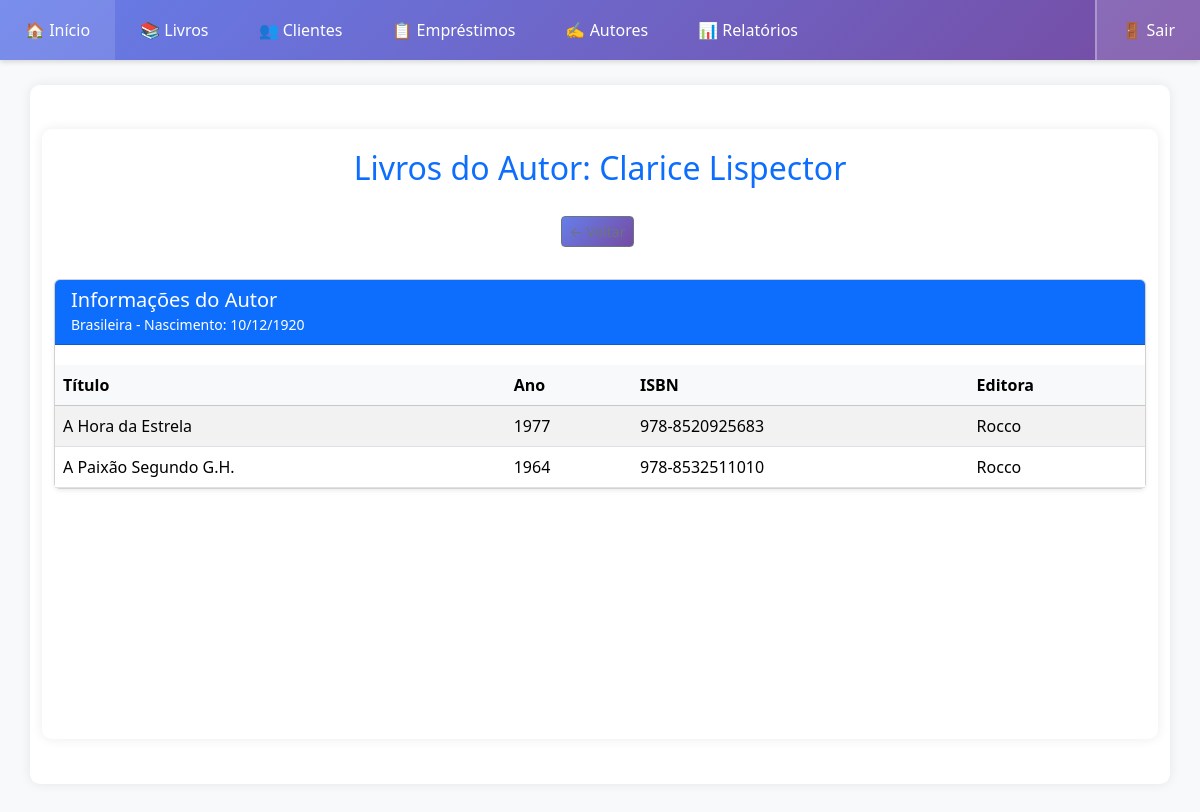
Screenshot of /autor_livros.php?id=2 with the database file from the repository.
### tables this page shows
CREATE TABLE autores (
    id INT AUTO_INCREMENT PRIMARY KEY,
    nome VARCHAR(150) NOT NULL,
    nacionalidade VARCHAR(50),
    data_nascimento DATE,
    biografia TEXT,
    created_at TIMESTAMP DEFAULT CURRENT_TIMESTAMP,
    updated_at TIMESTAMP DEFAULT CURRENT_TIMESTAMP ON UPDATE CURRENT_TIMESTAMP
);

CREATE TABLE livros (
    id INT AUTO_INCREMENT PRIMARY KEY,
    titulo VARCHAR(200) NOT NULL,
    autor_id INT NOT NULL,
    isbn VARCHAR(20) UNIQUE,
    ano_publicacao YEAR,
    editora VARCHAR(100),
    numero_paginas INT,
    quantidade_total INT DEFAULT 1,
    quantidade_disponivel INT DEFAULT 1,
    categoria VARCHAR(50),
    localizacao VARCHAR(50),  
    created_at TIMESTAMP DEFAULT CURRENT_TIMESTAMP,
    updated_at TIMESTAMP DEFAULT CURRENT_TIMESTAMP ON UPDATE CURRENT_TIMESTAMP,
    
     
    FOREIGN KEY (autor_id) REFERENCES autores(id) ON DELETE RESTRICT,
    
     
    INDEX idx_titulo (titulo),
    INDEX idx_autor (autor_id),
    INDEX idx_isbn (isbn)
);

### autor_livros.php (the view, shortened to what this page needs)
<?php
require_once 'includes/header.php';
try {
    $conn = Database::getInstance()->getConnection();
} catch (Exception $e) {
    die("Falha ao obter conexão com o banco de dados: " . $e->getMessage());
}
$autor_id = isset($_GET['id']) ? intval($_GET['id']) : 0;
$stmt_autor = $conn->prepare("SELECT nome, nacionalidade, data_nascimento FROM autores WHERE id = :autor_id");
$stmt_autor->bindParam(':autor_id', $autor_id, PDO::PARAM_INT);
$stmt_autor->execute();
$autor_info = $stmt_autor->fetch(PDO::FETCH_ASSOC);
$autor_nome = $autor_info['nome'];
$data_nascimento = $autor_info['data_nascimento'] ? date('d/m/Y', strtotime($autor_info['data_nascimento'])) : "Não informada";
$sql = "
    SELECT
        l.id AS livro_id,
        l.titulo,
        l.isbn,
        l.ano_publicacao,
        l.editora
    FROM autores a
    LEFT JOIN livros l ON a.id = l.autor_id
    WHERE a.id = :autor_id
    ORDER BY l.titulo
";
$stmt = $conn->prepare($sql);
$stmt->bindParam(':autor_id', $autor_id, PDO::PARAM_INT);
$stmt->execute();
$dados = $stmt->fetchAll(PDO::FETCH_ASSOC);
?>
<!DOCTYPE html>
<html lang="pt-br">
<head>
    <link href="https://cdn.jsdelivr.net/npm/bootstrap@5.3.2/dist/css/bootstrap.min.css" rel="stylesheet">
</head>
<body class="bg-light">
<div class="container mt-4">
    <h2 class="text-center mb-4 text-primary">Livros do Autor: <?php echo htmlspecialchars($autor_nome); ?></h2>
    <p class="text-center">
        <a href="javascript:history.back()" class="btn btn-sm btn-outline-secondary mb-3">
            &larr; Voltar
        </a>
    </p>
    <?php
    $tem_livros = count($dados) > 0 && !empty($dados[0]['livro_id']);
    echo "
    <div class='card mb-4 shadow-sm'>
        <div class='card-header bg-primary text-white'>
            <h5 class='mb-0'>Informações do Autor</h5>
            <small>" . htmlspecialchars($autor_info['nacionalidade']) . " - Nascimento: {$data_nascimento}</small>
        </div>
        <div class='card-body p-0'>
            <table class='table table-striped mb-0'>
                <thead class='table-light'>
                    <tr>
                        <th>Título</th>
                        <th>Ano</th>
                        <th>ISBN</th>
                        <th>Editora</th>
                    </tr>
                </thead>
                <tbody>
    ";
    if ($tem_livros) {
        foreach ($dados as $linha) {
            echo "
                <tr>
                    <td>" . htmlspecialchars($linha['titulo']) . "</td>
                    <td>" . htmlspecialchars($linha['ano_publicacao']) . "</td>
                    <td>" . htmlspecialchars($linha['isbn']) . "</td>
                    <td>" . htmlspecialchars($linha['editora']) . "</td>
                </tr>
            ";
        }
    }
    echo "</tbody></table></div></div>";
    ?>
</div>
</body>
</html>

### includes/header.php (style rules this page uses)
* { margin: 0; padding: 0; box-sizing: border-box; }
body { font-family: "Segoe UI", sans-serif; background: #f4f4f9; padding-bottom: 60px; }
.container { max-width: 1200px; margin: 25px auto; background: #fff; padding: 20px 25px; border-radius: 10px; box-shadow: 0 0 12px rgba(0,0,0,0.08); min-height: calc(100vh - 190px); }
h2 { color: #764ba2; margin: 20px 0 10px; }
table { width: 100%; border-collapse: collapse; margin-top: 20px; background: white; }
thead { background: linear-gradient(135deg, #667eea, #764ba2); color: white; }
th, td { padding: 12px; border-bottom: 1px solid #eee; }
.btn { padding: 10px 18px; background: linear-gradient(135deg, #667eea, #764ba2); color: white; border-radius: 4px; text-decoration: none; display: inline-block; margin: 5px 5px 5px 0; transition: 0.3s; }

### rows the page displays
autores: nome "Clarice Lispector", nacionalidade "Brasileira", data_nascimento "10/12/1920"
livros: titulo "A Hora da Estrela", ano_publicacao "1977", isbn "978-8520925683", editora "Rocco"
livros: titulo "A Paixão Segundo G.H.", ano_publicacao "1964", isbn "978-8532511010", editora "Rocco"
